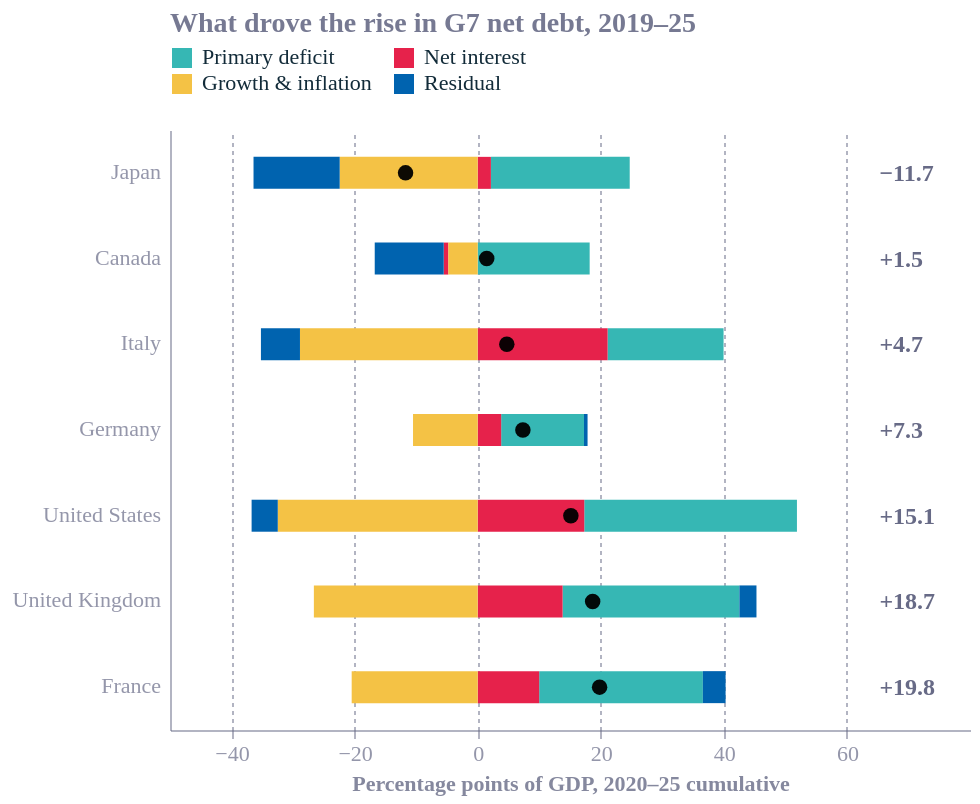

Here is the notebook cell this chart was saved with:
### Code cell
p["nd_lag"] = p.groupby("country")["GGXWDN_NGDP"].shift(1)
p["c_primary"]  = -p.pb
p["c_interest"] = p.interest
p["c_growth"]   = -p.g/(1 + p.g) * p.nd_lag
p["c_sfa"] = (p.GGXWDN_NGDP - p.nd_lag) - (p.c_primary + p.c_interest + p.c_growth)
hist = p[p.year.between(2020, 2025)].groupby("country")[["c_primary", "c_interest", "c_growth", "c_sfa"]].sum()
hist["Total"] = hist.sum(axis=1)
print(hist.round(1))

h = hist.rename(columns={"c_primary": "Primary deficit", "c_interest": "Net interest",
                         "c_growth": "Growth & inflation", "c_sfa": "Residual"})
comps5 = ["Primary deficit", "Net interest", "Growth & inflation", "Residual"]
order5 = h.Total.sort_values().index.tolist()
lg = h.reset_index().melt(id_vars=["country", "Total"], value_vars=comps5, var_name="driver", value_name="pp")
bars5 = alt.Chart(lg).mark_bar(height=16).encode(
    y=alt.Y("country:N", sort=order5, title=None),
    x=alt.X("pp:Q", title="Percentage points of GDP, 2020–25 cumulative",
            scale=alt.Scale(domain=[-42, 75]), axis=alt.Axis(values=list(range(-40, 61, 20)))),
    color=alt.Color("driver:N", title=None, sort=comps5,
                    legend=alt.Legend(orient="top", direction="horizontal", columns=2)))
t5 = h.reset_index()[["country", "Total"]]
dots5 = alt.Chart(t5).mark_point(filled=True, color="black", size=60).encode(
    y=alt.Y("country:N", sort=order5), x="Total:Q")
lbl5 = alt.Chart(t5).mark_text(align="left", fontSize=12, fontWeight="bold").encode(
    y=alt.Y("country:N", sort=order5), x=alt.datum(63), text=alt.Text("Total:Q", format="+.1f"))
fig5 = (bars5 + dots5 + lbl5).properties(width=W, height=H, title="What drove the rise in G7 net debt, 2019–25")
save(fig5, "g7_fig05_net_debt_drivers"); dump(hist, "g7_fig05_net_debt_drivers")
fig5

### Figure 1 — Vega-Lite specification as saved in the notebook (floating-point values rounded to 4 significant figures)
{"config": {"font": "Circular Std", "text": {"color": "#676A86", "align": "left", "baseline": "middle", "dx": 7, "dy": 0, "fontSize": 11}, "view": {"stroke": null, "continuousWidth": 400, "continuousHeight": 300, "discreteWidth": 400, "discreteHeight": 300}, "range": {"category": ["#36B7B4", "#E6224B", "#F4C245", "#0063AF", "#00A767", "#179FDB", "#EB5C2E"], "diverging": ["#E6224B", "#E54753", "#C9C9C9", "#179FDB", "#122B39"], "heatmap": ["#C9C9C9", "#179FDB", "#0063AF", "#122B39"], "ordinal": ["#00A767", "#36B7B4", "#179FDB", "#0063AF", "#243B5A"]}, "bar": {"color": "#179fdb"}, "line": {"color": "#e6224b"}, "rule": {"color": "#676A86"}, "area": {"opacity": 0.3}, "point": {"filled": true, "size": 80, "color": "#e6224b", "opacity": 0.95}, "geoshape": {"stroke": "white", "strokeWidth": 0.3}, "rect": {"fill": "#d6d4d4", "opacity": 0.3}, "axis": {"labelColor": "#676A86", "labelFontSize": 11, "labelFont": "Circular Std", "labelOpacity": 0.7, "tickColor": "#676A86", "tickOpacity": 0.5, "domainColor": "#676A86", "domainOpacity": 0.5, "gridColor": "#676A86", "gridDash": [2, 2], "gridOpacity": 0.5, "title": null, "titleColor": "#676A86", "titleOpacity": 0.8, "tickSize": 4}, "axisXDiscrete": {"grid": false, "labelAngle": 0, "tickCount": 10, "tickOpacity": 0.5, "title": null}, "axisYDiscrete": {"ticks": false, "labelPadding": 5}, "axisXTemporal": {"grid": false, "ticks": true}, "axisXQuantitative": {"grid": true}, "axisYQuantitative": {"gridColor": "#676A86", "gridDash": [1, 5], "gridOpacity": 0.5, "ticks": false, "labelPadding": 5, "tickCount": 8, "titleAngle": 0, "titleAlign": "left", "titleBaseline": "bottom", "titleX": 0, "titleY": -5}, "title": {"color": "#676A86E6", "subtitleColor": "#676A86", "font": "Circular Std", "subtitleFont": "Circular Std", "anchor": "start", "fontSize": 14, "subtitleFontSize": 12, "subtitlePadding": 4, "offset": 0, "frame": "group"}, "legend": {"titleColor": "#122b39", "title": null, "labelColor": "#122b39", "labelFontSize": 11}}, "layer": [{"data": {"name": "data-66634074d0521ffc2b59a25cec9513e1"}, "mark": {"type": "bar", "height": 16}, "encoding": {"color": {"field": "driver", "legend": {"columns": 2, "direction": "horizontal", "orient": "top"}, "sort": ["Primary deficit", "Net interest", "Growth & inflation", "Residual"], "title": null, "type": "nominal"}, "x": {"axis": {"values": [-40, -20, 0, 20, 40, 60]}, "field": "pp", "scale": {"domain": [-42, 75]}, "title": "Percentage points of GDP, 2020–25 cumulative", "type": "quantitative"}, "y": {"field": "country", "sort": ["Japan", "Canada", "Italy", "Germany", "United States", "United Kingdom", "France"], "title": null, "type": "nominal"}}}, {"data": {"name": "data-639a9539a32f0499cc6575a217778ccd"}, "mark": {"type": "point", "color": "black", "filled": true, "size": 60}, "encoding": {"x": {"field": "Total", "type": "quantitative"}, "y": {"field": "country", "sort": ["Japan", "Canada", "Italy", "Germany", "United States", "United Kingdom", "France"], "type": "nominal"}}}, {"data": {"name": "data-639a9539a32f0499cc6575a217778ccd"}, "mark": {"type": "text", "align": "left", "fontSize": 12, "fontWeight": "bold"}, "encoding": {"text": {"field": "Total", "format": "+.1f", "type": "quantitative"}, "x": {"datum": 63}, "y": {"field": "country", "sort": ["Japan", "Canada", "Italy", "Germany", "United States", "United Kingdom", "France"], "type": "nominal"}}}], "height": 300, "title": "What drove the rise in G7 net debt, 2019–25", "width": 400, "$schema": "https://vega.github.io/schema/vega-lite/v6.4.1.json", "datasets": {"data-66634074d0521ffc2b59a25cec9513e1": [{"country": "Canada", "Total": 1.465, "driver": "Primary deficit", "pp": 18.2}, {"country": "France", "Total": 19.81, "driver": "Primary deficit", "pp": 26.6}, {"country": "Germany", "Total": 7.345, "driver": "Primary deficit", "pp": 13.46}, {"country": "Italy", "Total": 4.73, "driver": "Primary deficit", "pp": 18.84}, {"country": "Japan", "Total": -11.72, "driver": "Primary deficit", "pp": 22.56}, {"country": "United Kingdom", "Total": 18.68, "driver": "Primary deficit", "pp": 28.73}, {"country": "United States", "Total": 15.14, "driver": "Primary deficit", "pp": 34.56}, {"country": "Canada", "Total": 1.465, "driver": "Net interest", "pp": -0.758}, {"country": "France", "Total": 19.81, "driver": "Net interest", "pp": 9.994}, {"country": "Germany", "Total": 7.345, "driver": "Net interest", "pp": 3.815}, {"country": "Italy", "Total": 4.73, "driver": "Net interest", "pp": 21.11}, {"country": "Japan", "Total": -11.72, "driver": "Net interest", "pp": 2.147}, {"country": "United Kingdom", "Total": 18.68, "driver": "Net interest", "pp": 13.8}, {"country": "United States", "Total": 15.14, "driver": "Net interest", "pp": 17.32}, {"country": "Canada", "Total": 1.465, "driver": "Growth & inflation", "pp": -4.763}, {"country": "France", "Total": 19.81, "driver": "Growth & inflation", "pp": -20.48}, {"country": "Germany", "Total": 7.345, "driver": "Growth & inflation", "pp": -10.51}, {"country": "Italy", "Total": 4.73, "driver": "Growth & inflation", "pp": -28.88}, {"country": "Japan", "Total": -11.72, "driver": "Growth & inflation", "pp": -22.43}, {"country": "United Kingdom", "Total": 18.68, "driver": "Growth & inflation", "pp": -26.62}, {"country": "United States", "Total": 15.14, "driver": "Growth & inflation", "pp": -32.49}, {"country": "Canada", "Total": 1.465, "driver": "Residual", "pp": -11.21}, {"country": "France", "Total": 19.81, "driver": "Residual", "pp": 3.693}, {"country": "Germany", "Total": 7.345, "driver": "Residual", "pp": 0.5751}, {"country": "Italy", "Total": 4.73, "driver": "Residual", "pp": -6.342}, {"country": "Japan", "Total": -11.72, "driver": "Residual", "pp": -14.0}, {"country": "United Kingdom", "Total": 18.68, "driver": "Residual", "pp": 2.774}, {"country": "United States", "Total": 15.14, "driver": "Residual", "pp": -4.252}], "data-639a9539a32f0499cc6575a217778ccd": [{"country": "Canada", "Total": 1.465}, {"country": "France", "Total": 19.81}, {"country": "Germany", "Total": 7.345}, {"country": "Italy", "Total": 4.73}, {"country": "Japan", "Total": -11.72}, {"country": "United Kingdom", "Total": 18.68}, {"country": "United States", "Total": 15.14}]}}
